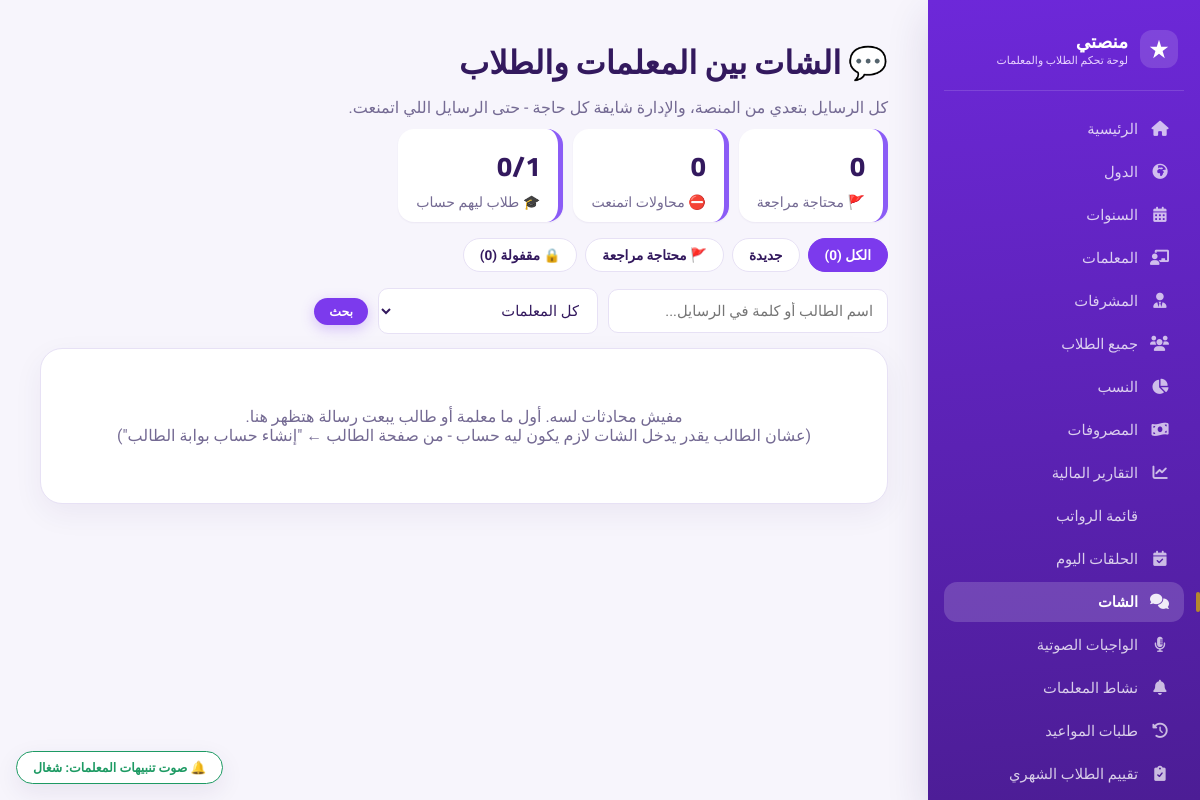
Page /chat/admin/ (signed in) on the earlier database version.
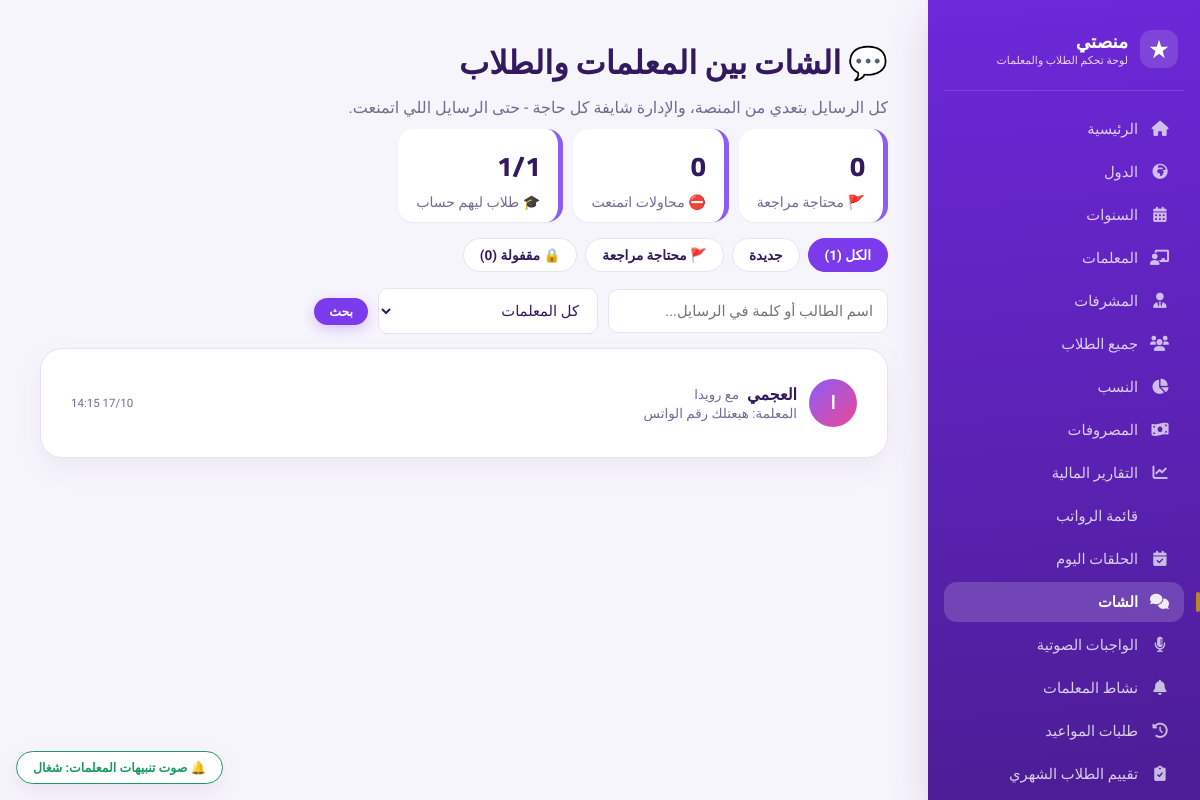
Same page on the later database version.
### chat/models.py (models this page shows, shortened)
class Conversation(models.Model):
    student = models.OneToOneField(
        'core.Student', on_delete=models.CASCADE, related_name='chat', verbose_name="الطالب",
    )
    is_locked = models.BooleanField(default=False, verbose_name="المحادثة مقفولة من الإدارة")
    is_flagged = models.BooleanField(default=False, db_index=True, verbose_name="فيها رسائل محتاجة مراجعة")
    admin_note = models.TextField(blank=True, default='', verbose_name="ملاحظة الإدارة (مش بتظهر لحد)")
    teacher_unread = models.PositiveIntegerField(default=0, verbose_name="غير مقروء للمعلمة")
    student_unread = models.PositiveIntegerField(default=0, verbose_name="غير مقروء للطالب")
    admin_unread = models.PositiveIntegerField(default=0, verbose_name="جديد للإدارة")
    teacher_seen_at = models.DateTimeField(null=True, blank=True, editable=False)
    student_seen_at = models.DateTimeField(null=True, blank=True, editable=False)
    teacher_typing_at = models.DateTimeField(null=True, blank=True, editable=False)
    student_typing_at = models.DateTimeField(null=True, blank=True, editable=False)
    last_message_at = models.DateTimeField(null=True, blank=True, db_index=True, verbose_name="آخر رسالة")
    created_at = models.DateTimeField(auto_now_add=True, verbose_name="تاريخ البداية")
    class Meta:
        verbose_name = "محادثة"
        verbose_name_plural = "المحادثات"
        ordering = ['-last_message_at', '-id']

class ChatMessage(models.Model):
    SENDER_CHOICES = [
        ('student', 'الطالب / ولي الأمر'),
        ('teacher', 'المعلمة'),
        ('admin', 'الإدارة'),
    ]
    KIND_CHOICES = [('image', 'صورة'), ('audio', 'رسالة صوتية'), ('video', 'فيديو'), ('file', 'ملف')]
    STATUS_CHOICES = [('sent', 'اتبعتت'), ('blocked', 'اتمنعت (فيها وسيلة تواصل خاصة)')]
    conversation = models.ForeignKey(Conversation, on_delete=models.CASCADE, related_name='messages', verbose_name="المحادثة")
    sender_type = models.CharField(max_length=10, choices=SENDER_CHOICES, verbose_name="المرسل")
    sender_user = models.ForeignKey(
        settings.AUTH_USER_MODEL, null=True, blank=True, on_delete=models.SET_NULL,
        related_name='chat_messages_sent', verbose_name="حساب المرسل",
    )
    teacher = models.ForeignKey(
        'core.Teacher', null=True, blank=True, on_delete=models.SET_NULL,
        related_name='chat_messages', verbose_name="المعلمة وقت الرسالة",
    )
    body = models.TextField(blank=True, default='', verbose_name="النص")
    attachment = models.FileField(upload_to=attachment_path, blank=True, null=True, verbose_name="مرفق")
    attachment_kind = models.CharField(max_length=10, choices=KIND_CHOICES, blank=True, default='')
    attachment_name = models.CharField(max_length=255, blank=True, default='')
    attachment_mime = models.CharField(max_length=100, blank=True, default='')
    attachment_hidden = models.BooleanField(default=False, verbose_name="المرفق مخفي بقرار الإدارة")
    status = models.CharField(max_length=10, choices=STATUS_CHOICES, default='sent', db_index=True, verbose_name="الحالة")
    flagged = models.BooleanField(default=False, db_index=True, verbose_name="محتاجة مراجعة")
    flag_reasons = models.CharField(max_length=255, blank=True, default='', verbose_name="سبب التنبيه")
    flag_resolved = models.BooleanField(default=False, verbose_name="الإدارة راجعتها")
    read_at = models.DateTimeField(null=True, blank=True, verbose_name="اتقرت")
    created_at = models.DateTimeField(default=timezone.now, db_index=True, verbose_name="الوقت")
    class Meta:
        verbose_name = "رسالة"
        verbose_name_plural = "الرسائل"
        ordering = ['created_at', 'id']
    @property
    def is_blocked(self):
        return self.status == 'blocked'
    def preview(self):
        if self.body:
            return self.body
        return {'image': '📷 صورة', 'audio': '🎙️ رسالة صوتية', 'video': '🎬 فيديو', 'file': '📄 ملف'}.get(self.attachment_kind, '')

### core/models.py (models this page shows, shortened)
class Student(models.Model):
    STATUS_CHOICES = [('active', 'مقيد'), ('inactive', 'غير مقيد')]
    PAYMENT_STATUS_CHOICES = [('paid', 'مدفوع'), ('pending', 'مستحق'), ('overdue', 'متأخر')]
    ENROLLMENT_TYPE_CHOICES = [('new', 'طالب جديد'), ('existing', 'طالب مسجل من قبل')]
    SOURCE_CHOICES = [
        ('ad', 'إعلان'),
        ('referral', 'توصية'),
        ('website', 'الموقع'),
        ('social_media', 'سوشيال ميديا'),
        ('other', 'أخرى'),
    ]
    country = models.ForeignKey(Country, on_delete=models.CASCADE, related_name='students', verbose_name="الدولة")
    teacher = models.ForeignKey(Teacher, on_delete=models.SET_NULL, null=True, blank=True, related_name='students', verbose_name="المعلمة")
    name = models.CharField(max_length=255, verbose_name="اسم الطالب")
    age = models.PositiveIntegerField(null=True, blank=True, verbose_name="السن")
    phone = models.CharField(max_length=20, blank=True, null=True, verbose_name="رقم الهاتف")
    guardian_phone = models.CharField(max_length=20, blank=True, null=True, verbose_name="هاتف ولي الأمر")
    user = models.OneToOneField(
        settings.AUTH_USER_MODEL, null=True, blank=True,
        on_delete=models.SET_NULL, related_name='core_student',
        verbose_name="حساب دخول بوابة الطالب"
    )
    governorate = models.CharField(max_length=100, blank=True, null=True, verbose_name="المحافظة")
    package_name = models.CharField(max_length=100, blank=True, null=True, verbose_name="اسم الباقة")
    lessons_count = models.PositiveIntegerField(default=4, verbose_name="عدد الحلقات")
    subscription_fee = models.DecimalField(max_digits=10, decimal_places=2, default=0, verbose_name="قيمة الاشتراك")
    month = models.CharField(max_length=20, verbose_name="الشهر")
    start_date = models.DateField(default=timezone.now, verbose_name="تاريخ بداية الاشتراك")
    end_date = models.DateField(null=True, blank=True, verbose_name="تاريخ نهاية الاشتراك")
    last_payment_date = models.DateField(null=True, blank=True, verbose_name="آخر دفعة")
    payment_status = models.CharField(max_length=20, choices=PAYMENT_STATUS_CHOICES, default='pending', verbose_name="حالة الدفع")
    status = models.CharField(max_length=20, choices=STATUS_CHOICES, default='active', verbose_name="الحالة")
    notes = models.TextField(blank=True, null=True, verbose_name="ملاحظات عامة")
    join_date = models.DateField(default=timezone.now, verbose_name="تاريخ التسجيل")
    enrollment_type = models.CharField(
        max_length=20, choices=ENROLLMENT_TYPE_CHOICES, default='new',
        verbose_name="نوع التسجيل"
    )
    acquisition_source = models.CharField(
        max_length=20, choices=SOURCE_CHOICES, blank=True, null=True,
        verbose_name="مصدر الطالب (لو جديد)"
    )
    class Meta:
        verbose_name = "طالب"
        verbose_name_plural = "الطلاب"
        ordering = ['name']

class Teacher(models.Model):
    name = models.CharField(max_length=255, verbose_name="اسم المعلمة")
    age = models.PositiveIntegerField(null=True, blank=True, verbose_name="السن")
    phone = models.CharField(max_length=20, blank=True, null=True, verbose_name="رقم الهاتف")
    whatsapp = models.CharField(max_length=20, blank=True, null=True, verbose_name="واتساب")
    governorate = models.CharField(max_length=100, blank=True, null=True, verbose_name="المحافظة")
    hire_date = models.DateField(null=True, blank=True, verbose_name="تاريخ بداية العمل")
    user = models.OneToOneField(
        settings.AUTH_USER_MODEL, null=True, blank=True,
        on_delete=models.SET_NULL, related_name='teacher_profile',
        verbose_name="حساب الدخول"
    )
    commission_percent = models.DecimalField(
        max_digits=5, decimal_places=2, default=60,
        verbose_name="نسبة المعلمة من الاشتراكات (%)"
    )
    fixed_salary = models.DecimalField(
        max_digits=10, decimal_places=2, null=True, blank=True,
        verbose_name="راتب مثبت (بدل النسبة)"
    )
    lesson_rate = models.DecimalField(
        max_digits=8, decimal_places=2, default=DEFAULT_LESSON_RATE,
        verbose_name="سعر الحصة"
    )
    supervisor = models.ForeignKey(
        'Supervisor', null=True, blank=True, on_delete=models.SET_NULL,
        related_name='teachers', verbose_name="المشرفة المسؤولة"
    )
    class Meta:
        verbose_name = "معلمة"
        verbose_name_plural = "المعلمات"
        ordering = ['name']

### chat/views.py (the view)
# urls.py: path('chat/admin/', views.admin_inbox, name='chat_admin_inbox'),
@staff_member_required
def admin_inbox(request):
    qs = Conversation.objects.select_related('student', 'student__teacher').annotate(
        last_msg_id=Max('messages__id'), blocked_count=Count('messages', filter=Q(messages__status='blocked')))
    f = request.GET.get('f', '')
    q = request.GET.get('q', '').strip()
    teacher_id = request.GET.get('teacher', '')
    if f == 'flagged':
        qs = qs.filter(is_flagged=True)
    elif f == 'unread':
        qs = qs.filter(admin_unread__gt=0)
    elif f == 'locked':
        qs = qs.filter(is_locked=True)
    if teacher_id.isdigit():
        qs = qs.filter(student__teacher_id=int(teacher_id))
    if q:
        qs = qs.filter(Q(student__name__icontains=q) | Q(messages__body__icontains=q)).distinct()
    qs = qs.filter(last_msg_id__isnull=False).order_by('-last_message_at', '-id')
    page = Paginator(qs, 40).get_page(request.GET.get('page'))
    last = {m.id: m for m in ChatMessage.objects.filter(id__in=[c.last_msg_id for c in page])}
    totals = Conversation.objects.aggregate(
        all=Count('id', filter=Q(last_message_at__isnull=False)),
        flagged=Count('id', filter=Q(is_flagged=True)),
        unread=Count('id', filter=Q(admin_unread__gt=0)),
        locked=Count('id', filter=Q(is_locked=True)),
    )
    return render(request, 'chat/admin_inbox.html', {
        'rows': [{'conv': c, 'last': last.get(c.last_msg_id)} for c in page], 'page': page,
        'f': f, 'q': q, 'teacher_id': teacher_id, 'teachers': Teacher.objects.all(), 'totals': totals,
        'blocked_attempts': ChatMessage.objects.filter(status='blocked').count(),
        'students_with_accounts': Student.objects.filter(user__isnull=False).count(),
        'students_total': Student.objects.filter(status='active').count(),
    })

### templates/chat/admin_inbox.html (shortened to what this page needs)
{% extends 'core/base.html' %}
{% block content %}
<div style="display:flex; justify-content:space-between; align-items:center; flex-wrap:wrap; gap:12px;">
  <div>
    <h1 style="margin:0;">💬 الشات بين المعلمات والطلاب</h1>
    <p style="color:var(--ink-muted); margin:6px 0 0;">كل الرسايل بتعدي من المنصة، والإدارة شايفة كل حاجة - حتى الرسايل اللي اتمنعت.</p>
  </div>
  <div style="display:flex; gap:10px; flex-wrap:wrap;">
    <div class="stat-card" style="padding:12px 18px;"><div class="number">{{ totals.flagged }}</div><div class="label">🚩 محتاجة مراجعة</div></div>
    <div class="stat-card" style="padding:12px 18px;"><div class="number">{{ blocked_attempts }}</div><div class="label">⛔ محاولات اتمنعت</div></div>
    <div class="stat-card" style="padding:12px 18px;"><div class="number">{{ students_with_accounts }}/{{ students_total }}</div><div class="label">🎓 طلاب ليهم حساب</div></div>
  </div>
</div>
<div class="ch-tabs">
  <a href="?f=" class="{% if not f %}on{% endif %}">الكل ({{ totals.all }})</a>
  <a href="?f=unread" class="{% if f == 'unread' %}on{% endif %}">جديدة {% if totals.unread %}<span class="ch-badge">{{ totals.unread }}</span>{% endif %}</a>
  <a href="?f=flagged" class="{% if f == 'flagged' %}on{% endif %}">🚩 محتاجة مراجعة {% if totals.flagged %}<span class="ch-badge">{{ totals.flagged }}</span>{% endif %}</a>
  <a href="?f=locked" class="{% if f == 'locked' %}on{% endif %}">🔒 مقفولة ({{ totals.locked }})</a>
</div>
<form method="get" style="display:flex; gap:10px; flex-wrap:wrap; align-items:center; margin-bottom:14px;">
  <input type="text" name="q" value="{{ q }}" class="form-input" placeholder="اسم الطالب أو كلمة في الرسايل..." style="max-width:280px;">
  <select name="teacher" class="form-input" style="max-width:220px;">
    <option value="">كل المعلمات</option>
  </select>
  <button class="btn btn-primary btn-sm" type="submit">بحث</button>
</form>
<div class="ci-wrap">
  {% for r in rows %}{% with c=r.conv m=r.last %}
    <a class="ci-item" href="{% url 'chat_admin_thread' c.student_id %}">
      <div class="ci-av">{{ c.student.name|slice:":1" }}</div>
      <div class="ci-body">
        <div class="ci-name">{{ c.student.name }} <small style="font-weight:500; color:var(--ink-muted);">مع {{ c.student.teacher.name|default:"بدون معلمة" }}</small>
          </div>
        <div class="ci-last">{% if m %}{{ m.get_sender_type_display }}: {% if m.is_blocked %}⛔ {% endif %}{{ m.preview|truncatechars:90 }}{% endif %}</div>
      </div>
      <div class="ci-side">
        <span class="ci-time">{{ c.last_message_at|date:"j/n H:i" }}</span>
      </div>
    </a>
  {% endwith %}{% empty %}
    <div class="ci-empty">مفيش محادثات لسه. أول ما معلمة أو طالب يبعت رسالة هتظهر هنا.<br>
      (عشان الطالب يقدر يدخل الشات لازم يكون ليه حساب - من صفحة الطالب ← "إنشاء حساب بوابة الطالب")</div>
  {% endfor %}
</div>
{% endblock %}

### templates/core/base.html (shortened to what this page needs)
<!DOCTYPE html>
<html lang="ar" dir="rtl">
<head>
<link rel="stylesheet" href="https://cdnjs.cloudflare.com/ajax/libs/font-awesome/6.0.0-beta3/css/all.min.css">
</head>
<body>
    <div class="sidebar">
        <div class="logo">
            <span class="logo-mark"><span class="star-mark"></span></span>
            <span class="logo-text">منصتي<small>لوحة تحكم الطلاب والمعلمات</small></span>
        </div>
        <ul>
            <li><a href="{% url 'dashboard_home' %}" class="{% if request.path == '/dashboard/' %}active{% endif %}"><i class="fas fa-house"></i> <span>الرئيسية</span></a></li>
            <li><a href="{% url 'countries_list' %}" class="{% if 'countries' in request.path or 'country' in request.path %}active{% endif %}"><i class="fas fa-earth-africa"></i> <span>الدول</span></a></li>
            <li><a href="{% url 'years_list' %}" class="{% if '/years/' in request.path %}active{% endif %}"><i class="fas fa-calendar-days"></i> <span>السنوات</span></a></li>
            <li><a href="{% url 'teachers_list' %}" class="{% if 'teacher' in request.path %}active{% endif %}"><i class="fas fa-chalkboard-user"></i> <span>المعلمات</span></a></li>
            <li><a href="{% url 'supervisors_list' %}" class="{% if 'supervisor' in request.path %}active{% endif %}"><i class="fas fa-user-tie"></i> <span>المشرفات</span></a></li>
            <li><a href="{% url 'all_students' %}" class="{% if 'all-students' in request.path %}active{% endif %}"><i class="fas fa-users"></i> <span>جميع الطلاب</span></a></li>
            <li><a href="{% url 'statistics' %}" class="{% if 'statistics' in request.path %}active{% endif %}"><i class="fas fa-chart-pie"></i> <span>النسب</span></a></li>
            <li><a href="{% url 'expenses_list' %}" class="{% if 'expense' in request.path %}active{% endif %}"><i class="fas fa-money-bill-wave"></i> <span>المصروفات</span></a></li>
            <li><a href="{% url 'financial_reports' %}" class="{% if 'financial-reports' in request.path %}active{% endif %}"><i class="fas fa-chart-line"></i> <span>التقارير المالية</span></a></li>
            <li><a href="{% url 'salaries_list' %}" class="{% if 'salar' in request.path %}active{% endif %}"> <span>قائمة الرواتب</span></a></li>
            <li><a href="{% url 'lessons_dashboard' %}" class="{% if 'lessons' in request.path %}active{% endif %}"><i class="fas fa-calendar-check"></i> <span>الحلقات اليوم</span></a></li>
            <li><a href="{% url 'chat_admin_inbox' %}" class="{% if '/chat/' in request.path %}active{% endif %}"><i class="fas fa-comments"></i> <span>الشات</span></a></li>
            <li><a href="{% url 'learning_admin_list' %}" class="{% if '/learning/admin/' in request.path %}active{% endif %}"><i class="fas fa-microphone-lines"></i> <span>الواجبات الصوتية</span></a></li>
            <li><a href="{% url 'teacher_activity' %}" class="{% if 'teacher-activity' in request.path %}active{% endif %}"><i class="fas fa-bell"></i> <span>نشاط المعلمات</span></a></li>
            <li><a href="{% url 'schedule_requests_list' %}" class="{% if 'schedule-requests' in request.path %}active{% endif %}"><i class="fas fa-clock-rotate-left"></i> <span>طلبات المواعيد</span></a></li>
            <li><a href="{% url 'evaluations_list' %}" class="{% if 'evaluation' in request.path %}active{% endif %}"><i class="fas fa-clipboard-check"></i> <span>تقييم الطلاب الشهري</span></a></li>
        </ul>
    </div>
    <div class="main-content">
        {% block content %}{% endblock %}
    </div>
    <button type="button" id="act-sound-btn" title="تنبيه صوتي لما معلمة تضيف حلقة أو تسجل حالتها">🔔</button>
</body>
</html>

Differences in the rows shown:
added Conversation: conv.student.name "ا", conv.student.name "العجمي", conv.student.teacher.name "رويدا", last.sender_type "المعلمة", last.preview "هبعتلك رقم الواتس", conv.last_message_at "17/10 14:15"
Other differences:
{{ students_with_accounts }}: "0" → "1"
{{ totals.all }}: "0" → "1"
text no longer shown: "مفيش محادثات لسه. أول ما معلمة أو طالب يبعت رسالة هتظهر هنا. (عشان الطالب يقدر يدخل الشات لازم يكون ليه حساب - من صفحة الطالب ← \"إنشاء حساب بوابة الطالب\")"
